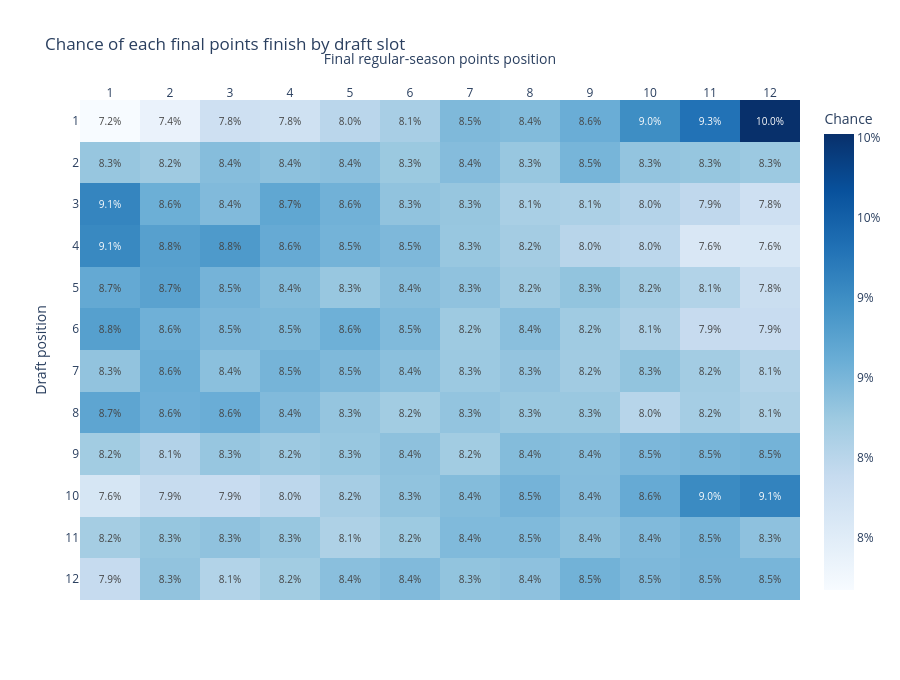
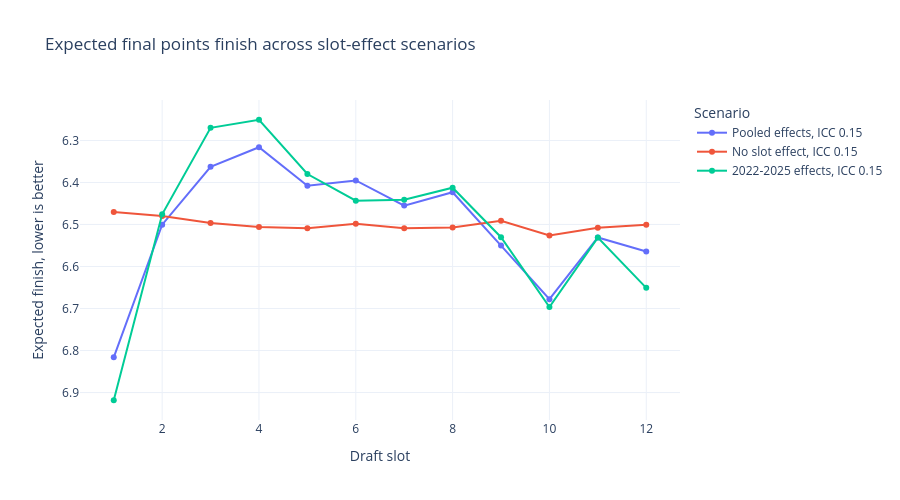
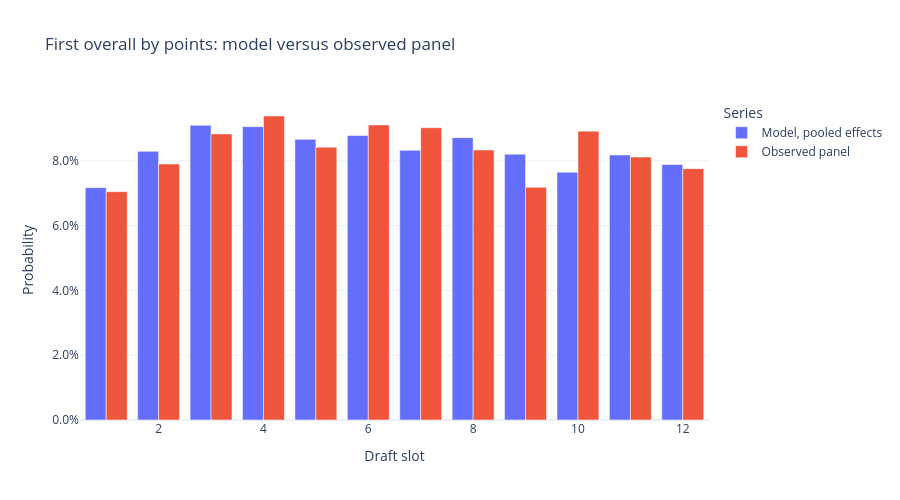
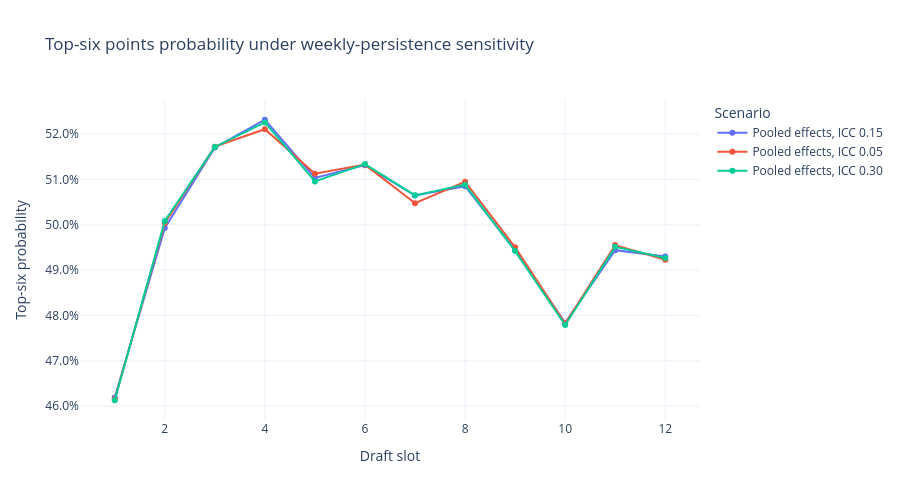

Notebook code for these charts, in order:
### Markdown cell above
### What this cell does

- Plots a heatmap with the percentage chance that each draft slot finishes in each final points position from 1 through 12.
- Compares expected finish under pooled, null, and recent slot effects.
- Compares modeled first-place probability with the observed historical rate.
- Shows how top-six probability changes across weekly-persistence assumptions.

### Code cell
# CELL [5 plot-simulation-results]
heatmap = baseline_probs
heatmap_text = [[f"{probability:.1%}" for probability in row] for row in heatmap]
fig_rank = go.Figure(go.Heatmap(
    z=heatmap,
    text=heatmap_text,
    texttemplate="%{text}",
    textfont={"size": 10},
    x=list(range(1, 13)),
    y=list(range(1, 13)),
    colorscale="Blues",
    colorbar={"title": "Chance", "tickformat": ".0%"},
    hovertemplate="Draft slot %{y}<br>Final points finish %{x}<br>Chance %{z:.2%}<extra></extra>",
))
fig_rank.update_layout(title="Chance of each final points finish by draft slot", xaxis_title="Final regular-season points position", yaxis_title="Draft position", template="plotly_white", height=680)
fig_rank.update_xaxes(dtick=1, side="top")
fig_rank.update_yaxes(dtick=1, autorange="reversed")

comparison_names = ["Pooled effects, ICC 0.15", "No slot effect, ICC 0.15", "2022-2025 effects, ICC 0.15"]
expected_plot = summary[summary["scenario"].isin(comparison_names)]
fig_expected = px.line(expected_plot, x="draft_slot", y="expected_finish", color="scenario", markers=True, title="Expected final points finish across slot-effect scenarios")
fig_expected.update_layout(template="plotly_white", height=500, xaxis_title="Draft slot", yaxis_title="Expected finish, lower is better", legend_title="Scenario")
fig_expected.update_yaxes(autorange="reversed")

observed_first = panel.groupby("draft_slot")["top_regular_season_scorer"].mean().reindex(range(1, 13))
first_compare = pd.DataFrame({
    "draft_slot": list(range(1, 13)) * 2,
    "probability": np.concatenate([baseline_summary.sort_values("draft_slot")["first_place_probability"].to_numpy(), observed_first.to_numpy()]),
    "series": ["Model, pooled effects"] * 12 + ["Observed panel"] * 12,
})
fig_first = px.bar(first_compare, x="draft_slot", y="probability", color="series", barmode="group", title="First overall by points: model versus observed panel")
fig_first.update_layout(template="plotly_white", height=500, xaxis_title="Draft slot", yaxis_title="Probability", legend_title="Series")
fig_first.update_yaxes(tickformat=".1%")

persistence_names = ["Pooled effects, ICC 0.05", "Pooled effects, ICC 0.15", "Pooled effects, ICC 0.30"]
persistence_plot = summary[summary["scenario"].isin(persistence_names)]
fig_persistence = px.line(persistence_plot, x="draft_slot", y="top_6_probability", color="scenario", markers=True, title="Top-six points probability under weekly-persistence sensitivity")
fig_persistence.update_layout(template="plotly_white", height=500, xaxis_title="Draft slot", yaxis_title="Top-six probability", legend_title="Scenario")
fig_persistence.update_yaxes(tickformat=".1%")

figures = {
    "simulation_01_rank_distribution.html": fig_rank,
    "simulation_02_expected_finish.html": fig_expected,
    "simulation_03_first_overall.html": fig_first,
    "simulation_04_persistence_sensitivity.html": fig_persistence,
}
for filename, figure in figures.items():
    figure.write_html(ARTIFACTS / filename, include_plotlyjs="cdn")
    figure.show()

print({"plotly_charts_written": len(figures), "artifact_directory": str(ARTIFACTS)})

### Figure 1 — Plotly figure (JSON) as saved in the notebook; plotly's stock layout.template omitted (floating-point values rounded to 4 significant figures; data arrays with more than 128 entries replaced by an {"elided": "..."} marker saying what was removed)
{"data": [{"colorbar": {"tickformat": ".0%", "title": {"text": "Chance"}}, "colorscale": [[0, "rgb(247,251,255)"], [0.125, "rgb(222,235,247)"], [0.25, "rgb(198,219,239)"], [0.375, "rgb(158,202,225)"], [0.5, "rgb(107,174,214)"], [0.625, "rgb(66,146,198)"], [0.75, "rgb(33,113,181)"], [0.875, "rgb(8,81,156)"], [1, "rgb(8,48,107)"]], "hovertemplate": "Draft slot %{y}<br>Final points finish %{x}<br>Chance %{z:.2%}<extra></extra>", "text": {"elided": "12x12 str values"}, "textfont": {"size": 10}, "texttemplate": "%{text}", "type": "heatmap", "x": [1, 2, 3, 4, 5, 6, 7, 8, 9, 10, 11, 12], "y": [1, 2, 3, 4, 5, 6, 7, 8, 9, 10, 11, 12], "z": {"elided": "12x12 float values"}}], "layout": {"height": 680, "title": {"text": "Chance of each final points finish by draft slot"}, "xaxis": {"dtick": 1, "side": "top", "title": {"text": "Final regular-season points position"}}, "yaxis": {"autorange": "reversed", "dtick": 1, "title": {"text": "Draft position"}}}}

### Figure 2 — Plotly figure (JSON) as saved in the notebook; plotly's stock layout.template omitted (floating-point values rounded to 4 significant figures)
{"data": [{"hovertemplate": "scenario=Pooled effects, ICC 0.15<br>draft_slot=%{x}<br>expected_finish=%{y}<extra></extra>", "legendgroup": "Pooled effects, ICC 0.15", "line": {"color": "#636efa", "dash": "solid"}, "marker": {"symbol": "circle"}, "mode": "lines+markers", "name": "Pooled effects, ICC 0.15", "orientation": "v", "showlegend": true, "type": "scatter", "x": [1, 2, 3, 4, 5, 6, 7, 8, 9, 10, 11, 12], "xaxis": "x", "y": [6.816, 6.501, 6.363, 6.316, 6.408, 6.395, 6.455, 6.423, 6.55, 6.678, 6.531, 6.564], "yaxis": "y"}, {"hovertemplate": "scenario=No slot effect, ICC 0.15<br>draft_slot=%{x}<br>expected_finish=%{y}<extra></extra>", "legendgroup": "No slot effect, ICC 0.15", "line": {"color": "#EF553B", "dash": "solid"}, "marker": {"symbol": "circle"}, "mode": "lines+markers", "name": "No slot effect, ICC 0.15", "orientation": "v", "showlegend": true, "type": "scatter", "x": [1, 2, 3, 4, 5, 6, 7, 8, 9, 10, 11, 12], "xaxis": "x", "y": [6.47, 6.48, 6.497, 6.506, 6.509, 6.498, 6.509, 6.507, 6.491, 6.526, 6.508, 6.5], "yaxis": "y"}, {"hovertemplate": "scenario=2022-2025 effects, ICC 0.15<br>draft_slot=%{x}<br>expected_finish=%{y}<extra></extra>", "legendgroup": "2022-2025 effects, ICC 0.15", "line": {"color": "#00cc96", "dash": "solid"}, "marker": {"symbol": "circle"}, "mode": "lines+markers", "name": "2022-2025 effects, ICC 0.15", "orientation": "v", "showlegend": true, "type": "scatter", "x": [1, 2, 3, 4, 5, 6, 7, 8, 9, 10, 11, 12], "xaxis": "x", "y": [6.918, 6.476, 6.27, 6.251, 6.38, 6.443, 6.441, 6.412, 6.53, 6.697, 6.531, 6.651], "yaxis": "y"}], "layout": {"height": 500, "legend": {"title": {"text": "Scenario"}, "tracegroupgap": 0}, "title": {"text": "Expected final points finish across slot-effect scenarios"}, "xaxis": {"anchor": "y", "domain": [0, 1], "title": {"text": "Draft slot"}}, "yaxis": {"anchor": "x", "autorange": "reversed", "domain": [0, 1], "title": {"text": "Expected finish, lower is better"}}}}

### Figure 3 — Plotly figure (JSON) as saved in the notebook; plotly's stock layout.template omitted (floating-point values rounded to 4 significant figures)
{"data": [{"alignmentgroup": "True", "hovertemplate": "series=Model, pooled effects<br>draft_slot=%{x}<br>probability=%{y}<extra></extra>", "legendgroup": "Model, pooled effects", "marker": {"color": "#636efa", "pattern": {"shape": ""}}, "name": "Model, pooled effects", "offsetgroup": "Model, pooled effects", "orientation": "v", "showlegend": true, "textposition": "auto", "type": "bar", "x": [1, 2, 3, 4, 5, 6, 7, 8, 9, 10, 11, 12], "xaxis": "x", "y": [0.07171, 0.08291, 0.09095, 0.09053, 0.08661, 0.08778, 0.08324, 0.08713, 0.08203, 0.07648, 0.08179, 0.07884], "yaxis": "y"}, {"alignmentgroup": "True", "hovertemplate": "series=Observed panel<br>draft_slot=%{x}<br>probability=%{y}<extra></extra>", "legendgroup": "Observed panel", "marker": {"color": "#EF553B", "pattern": {"shape": ""}}, "name": "Observed panel", "offsetgroup": "Observed panel", "orientation": "v", "showlegend": true, "textposition": "auto", "type": "bar", "x": [1, 2, 3, 4, 5, 6, 7, 8, 9, 10, 11, 12], "xaxis": "x", "y": [0.07047, 0.07898, 0.08828, 0.09382, 0.0842, 0.09107, 0.0902, 0.08333, 0.0718, 0.08915, 0.08114, 0.07757], "yaxis": "y"}], "layout": {"barmode": "group", "height": 500, "legend": {"title": {"text": "Series"}, "tracegroupgap": 0}, "title": {"text": "First overall by points: model versus observed panel"}, "xaxis": {"anchor": "y", "domain": [0, 1], "title": {"text": "Draft slot"}}, "yaxis": {"anchor": "x", "domain": [0, 1], "tickformat": ".1%", "title": {"text": "Probability"}}}}

### Figure 4 — Plotly figure (JSON) as saved in the notebook; plotly's stock layout.template omitted (floating-point values rounded to 4 significant figures)
{"data": [{"hovertemplate": "scenario=Pooled effects, ICC 0.15<br>draft_slot=%{x}<br>top_6_probability=%{y}<extra></extra>", "legendgroup": "Pooled effects, ICC 0.15", "line": {"color": "#636efa", "dash": "solid"}, "marker": {"symbol": "circle"}, "mode": "lines+markers", "name": "Pooled effects, ICC 0.15", "orientation": "v", "showlegend": true, "type": "scatter", "x": [1, 2, 3, 4, 5, 6, 7, 8, 9, 10, 11, 12], "xaxis": "x", "y": [0.4619, 0.4993, 0.517, 0.5232, 0.5103, 0.5131, 0.5065, 0.5085, 0.4944, 0.4784, 0.4944, 0.493], "yaxis": "y"}, {"hovertemplate": "scenario=Pooled effects, ICC 0.05<br>draft_slot=%{x}<br>top_6_probability=%{y}<extra></extra>", "legendgroup": "Pooled effects, ICC 0.05", "line": {"color": "#EF553B", "dash": "solid"}, "marker": {"symbol": "circle"}, "mode": "lines+markers", "name": "Pooled effects, ICC 0.05", "orientation": "v", "showlegend": true, "type": "scatter", "x": [1, 2, 3, 4, 5, 6, 7, 8, 9, 10, 11, 12], "xaxis": "x", "y": [0.4615, 0.5004, 0.5172, 0.5211, 0.5113, 0.5133, 0.5048, 0.5095, 0.495, 0.4782, 0.4955, 0.4923], "yaxis": "y"}, {"hovertemplate": "scenario=Pooled effects, ICC 0.30<br>draft_slot=%{x}<br>top_6_probability=%{y}<extra></extra>", "legendgroup": "Pooled effects, ICC 0.30", "line": {"color": "#00cc96", "dash": "solid"}, "marker": {"symbol": "circle"}, "mode": "lines+markers", "name": "Pooled effects, ICC 0.30", "orientation": "v", "showlegend": true, "type": "scatter", "x": [1, 2, 3, 4, 5, 6, 7, 8, 9, 10, 11, 12], "xaxis": "x", "y": [0.4613, 0.5008, 0.5172, 0.5226, 0.5095, 0.5134, 0.5065, 0.5089, 0.4942, 0.4779, 0.4951, 0.4927], "yaxis": "y"}], "layout": {"height": 500, "legend": {"title": {"text": "Scenario"}, "tracegroupgap": 0}, "title": {"text": "Top-six points probability under weekly-persistence sensitivity"}, "xaxis": {"anchor": "y", "domain": [0, 1], "title": {"text": "Draft slot"}}, "yaxis": {"anchor": "x", "domain": [0, 1], "tickformat": ".1%", "title": {"text": "Top-six probability"}}}}
